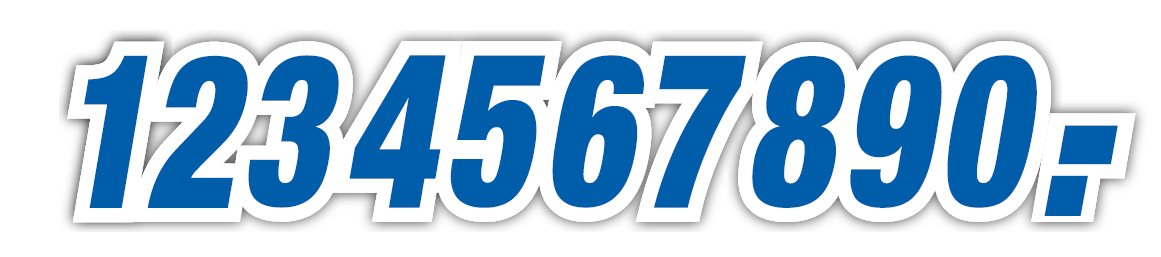
#> input picture dev/ziffern-vorlage.png, 1161 x 257 px
$ python prep.py
#> lines starting #> are read from the running program, lines starting #| are printed output that depends on the picture; after the words box and inside, x2 and y2 are one past the last pixel; in counts of white or black regions, pixels touching at a corner belong together
# Zerlegt das Ziffern-Bild in einzelne Zeichen und erzeugt geglättete, vergrößerte Masken zum Nachzeichnen.
import json
from collections import deque
from PIL import Image, ImageFilter

import os
SRC = os.path.join(os.path.dirname(__file__), '..', 'ziffern-vorlage.png')
UP = 10  # Vergrößerung vor dem Nachzeichnen

im = Image.open(SRC).convert('RGBA')
#> im is the input picture: PIL image 1161x257 RGBA; mean R, G, B, A 177.6, 203.5, 225.3, 255
bg = Image.new('RGBA', im.size, (255, 255, 255, 255))
#> bg: PIL image 1161x257 RGBA; every value is 255
bg.alpha_composite(im)
im = bg.convert('RGB')
#> im: PIL image 1161x257 RGB
W, H = im.size
#> W = 1161; H = 257
px = im.load()

def is_blue(p):
    r, g, b = p
    return b > 120 and r < 80 and g < 140 and b - r > 80

# Deckung (0..1) aus dem Rotkanal: Blau hat R≈0, Weiß R=255 -> weiche Kanten bleiben erhalten
cov = [[0.0] * W for _ in range(H)]
for y in range(H):
    for x in range(W):
        r, g, b = px[x, y]
        if b > r + 30:  # bläulich (Kante zwischen Blau und Weiß)
            cov[y][x] = max(0.0, min(1.0, (255 - r) / 255))
#> after the loop, cov = 257 items

# zusammenhängende blaue Kerne
label = [[-1] * W for _ in range(H)]
comps = []
for y in range(H):
    for x in range(W):
        if label[y][x] == -1 and is_blue(px[x, y]):
            q = deque([(x, y)]); label[y][x] = len(comps); pts = []
            while q:
                cx, cy = q.popleft(); pts.append((cx, cy))
                for nx, ny in ((cx + 1, cy), (cx - 1, cy), (cx, cy + 1), (cx, cy - 1)):
                    if 0 <= nx < W and 0 <= ny < H and label[ny][nx] == -1 and is_blue(px[nx, ny]):
                        label[ny][nx] = len(comps); q.append((nx, ny))
            comps.append(pts)
comps = [c for c in comps if len(c) > 30]
comps.sort(key=lambda c: min(p[0] for p in c))
names = ['1', '2', '3', '4', '5', '6', '7', '8', '9', '0', 'dot', 'dash']
assert len(comps) == 12, len(comps)

# Kantenpixel (teilweise Deckung) dem nächstgelegenen Kern zuordnen (Abstand <= 3)
owner = {}
for i, c in enumerate(comps):
    for (x, y) in c:
        owner[(x, y)] = i
frontier = deque(owner.keys())
dist = {k: 0 for k in owner}
while frontier:
    x, y = frontier.popleft()
    d = dist[(x, y)]
    if d >= 3:
        continue
    for nx, ny in ((x + 1, y), (x - 1, y), (x, y + 1), (x, y - 1)):
        if 0 <= nx < W and 0 <= ny < H and (nx, ny) not in owner and cov[ny][nx] > 0.02:
            owner[(nx, ny)] = owner[(x, y)]
            dist[(nx, ny)] = d + 1
            frontier.append((nx, ny))

top = min(min(p[1] for p in comps[i]) for i in range(10))
bottom = max(max(p[1] for p in comps[i]) for i in range(10))
meta = {'top': top, 'bottom': bottom, 'up': UP, 'glyphs': {}}
for i, name in enumerate(names):
    xs = [p[0] for p in comps[i]]; ys = [p[1] for p in comps[i]]
    x0, y0, x1, y1 = min(xs) - 4, min(ys) - 4, max(xs) + 4, max(ys) + 4
    w, h = x1 - x0 + 1, y1 - y0 + 1
    g = Image.new('L', (w, h), 255)
    gp = g.load()
    for (x, y), o in owner.items():
        if o == i and x0 <= x <= x1 and y0 <= y <= y1:
            gp[x - x0, y - y0] = int(255 * (1 - max(cov[y][x], 1.0 if is_blue(px[x, y]) else 0)))
    big = g.resize((w * UP, h * UP), Image.BICUBIC).filter(ImageFilter.GaussianBlur(UP * 0.35))
    big = big.point(lambda v: 0 if v < 128 else 255)
    big.save(f'g_{name}.png')
    # Tinten-Profil (links/rechts je Zeile) für den optischen Abstand, in Original-Pixeln
    rows = {}
    for (x, y), o in owner.items():
        if o == i and (cov[y][x] > 0.5 or is_blue(px[x, y])):
            l, r = rows.get(y, (x, x))
            rows[y] = (min(l, x), max(r, x + 1))
    meta['glyphs'][name] = {'x0': x0, 'y0': y0, 'w': w, 'h': h,
                            'ink': [min(xs), min(ys), max(xs) + 1, max(ys) + 1],
                            'rows': {str(k): v for k, v in rows.items()}}
#> this loop made 12 passes
#> pass 1, `big = g.resize((w * UP, h * UP), Image.BICUBIC).filter(ImageFilter.Gau..`:
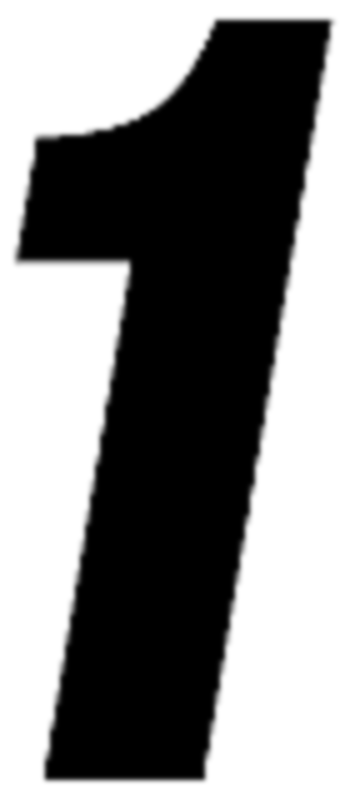
#> big: PIL image 700x1600 L (shown at 1/2 size); min 0, max 255, mean 132.7
#> pass 1, `big = big.point(lambda v: 0 if v < 128 else 255)`:
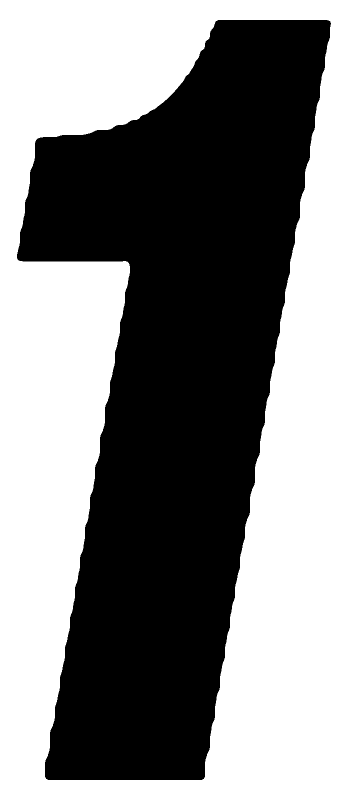
#> big: PIL image 700x1600 L (shown at 1/2 size); 52% white; 1 black region, box (x1, y1, x2, y2) and area: (34, 40, 662, 1560) 537073
#> after the loop:
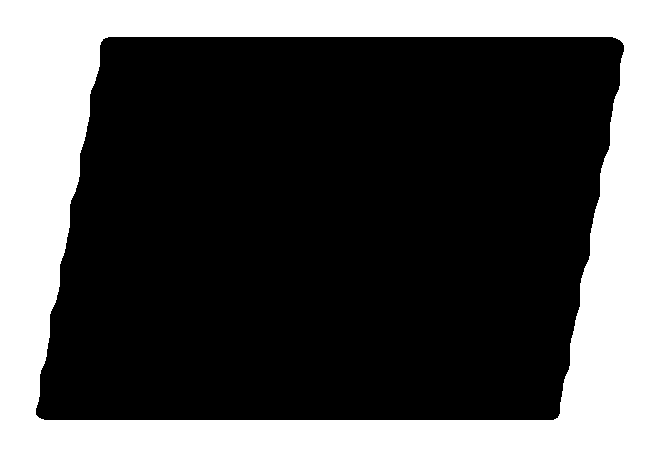
#> big: PIL image 660x460 L; 34% white; 1 white region, box (x1, y1, x2, y2) and area: (0, 0, 660, 460) 103121
json.dump(meta, open('meta.json', 'w'))
print('top', top, 'bottom', bottom, 'Zeichen:', ', '.join(f"{n}:{meta['glyphs'][n]['ink']}" for n in names))
#> (printed output is left out)
